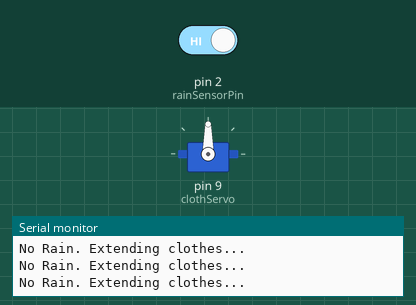
Simulated run of this sketch. Board: Arduino Uno, built with avr-gcc and run on an emulated ATmega328P. Shown: servo, the last lines printed to the serial monitor. The inputs (shaded band) are chosen by the test bench; at power-on: pin 2 (rainSensorPin) HIGH.

Above: at 2.8 s.
2.9 s: pin 2 (rainSensorPin) driven LOW
At 3.8 s:
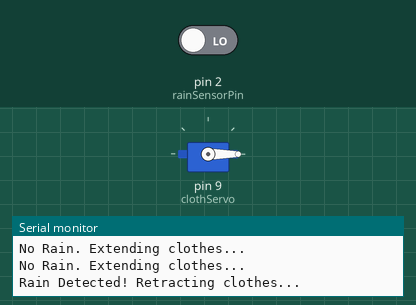
4.5 s: pin 2 (rainSensorPin) driven HIGH
At 5.4 s:
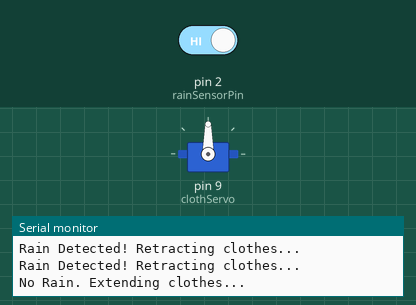
Timing chart, 0 to 7.5 s (numbered marks = the images above; inputs shaded):
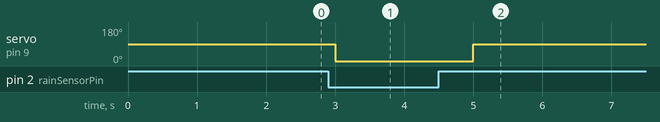

Measured:
- after the input at 2.9 s, servo on pin 9 (clothServo): 90° → 0° after 0.10 s
- after the input at 4.5 s, servo on pin 9 (clothServo): 0° → 90° after 0.50 s

The sketch:

RainClothServo.ino
```cpp
#include <Servo.h>
Servo clothServo;

int rainSensorPin = 2;
int rainStatus = 0;

void setup() {
  clothServo.attach(9);  // Servo connected to pin 9
  pinMode(rainSensorPin, INPUT);
  Serial.begin(9600);
}

void loop() {
  rainStatus = digitalRead(rainSensorPin);

  if (rainStatus == LOW) {
    // Rain detected
    Serial.println("Rain Detected! Retracting clothes...");
    clothServo.write(0);   // Rotate servo to 0° (inside)
    delay(1000);
  } else {
    // No rain
    Serial.println("No Rain. Extending clothes...");
    clothServo.write(90);  // Rotate servo to 90° (outside)
    delay(1000);
  }
}
```
